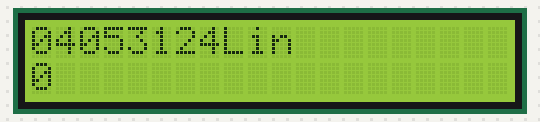
Bench run of a sketch on a simulated Arduino Uno, built with avr-gcc and run on an emulated ATmega328P. Parts: 20×2 character LCD.

Above: at 0.1 s.
At 4.1 s:
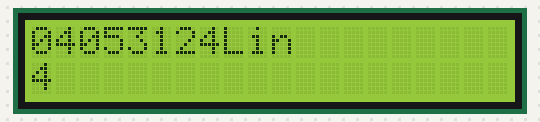
At 9.1 s:
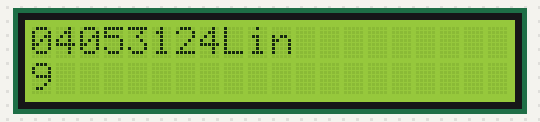
At 19.1 s:
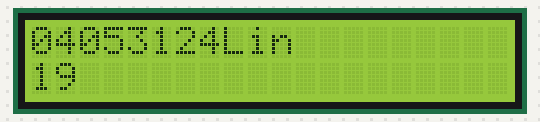
At 29.1 s:
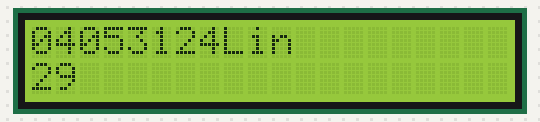
At 39.1 s:
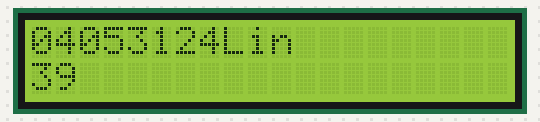

The sketch:

Lab07_1.ino
```cpp
#include <LiquidCrystal.h> // include the library code
LiquidCrystal lcd(12, 11, 5, 4, 3, 2); // initialize interface pins
void setup()
{
lcd.begin(20, 2); // set up the LCD's number of columns and rows:
lcd.print("04053124");
lcd.print("Lin"); // Print a message to the LCD.
}
void loop()
{
// set the cursor to column 0, line 1
// (note: line 1 is the second row, since counting begins with 0):
lcd.setCursor(0, 1);
lcd.print(millis()/1000); // print the number of seconds since reset:
          }
```

Measured:
- what the display in image 1 shows lasts 1.0 s, from 4.0 s to 5.0 s
